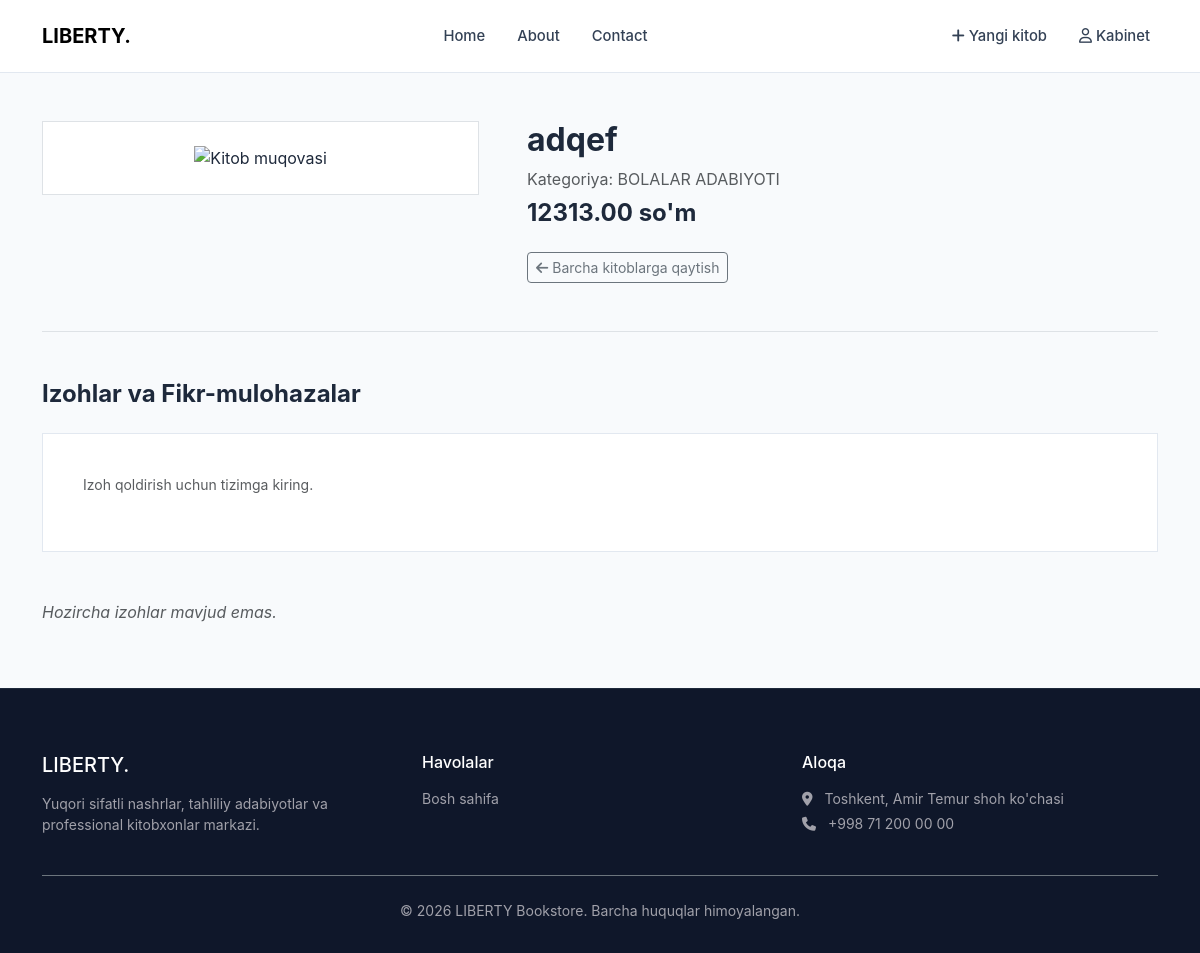
/book/2/, run on the app's committed database.
### main/models.py (models this page shows, shortened)
class Book(models.Model):
    title = models.CharField(max_length=255)
    introduction = models.TextField(null=True, blank=True)
    price = models.DecimalField(max_digits=10, decimal_places=2)
    image = models.ImageField(upload_to="images/", null=True, blank=True)
    created = models.DateTimeField(auto_now_add=True)
    updated = models.DateTimeField(auto_now=True)
    published = models.BooleanField(default=True)
    category = models.ForeignKey(Category, on_delete=models.CASCADE)
    class Meta:
        ordering = ['-created']

class Category(models.Model):
    name = models.CharField(max_length=255, unique=True)

### main/views.py (the view)
# urls.py: path('book/<int:book_id>/', book_detail, name='book_detail'),
def book_detail(request, book_id):
    book = get_object_or_404(Book, pk=book_id, published=True)
    comments = Comment.objects.filter(book_id=book_id).order_by('-created')
    context = {"book": book, "comments": comments}
    return render(request, "main/book_detail.html", context)

### templates/main/book_detail.html (shortened to what this page needs)
{%extends 'base.html'%}
{%load static%}
{%block style%}
<link rel="stylesheet" href="{%static 'css/pages.css'%}">
{%endblock%}
{%block main%}
<div class="container my-5">
  <div class="row g-5">
    <div class="col-md-5">
      <div class="p-4 bg-white border text-center">
        {%if book.image%}
        <img src="{{book.image.url}}" class="img-fluid" alt="{{book.title}}">
        {%else%}
        <img src="https://images.unsplash.com/photo-1544947950-fa07a98d237f?auto=format&fit=crop&w=500&q=80" class="img-fluid" alt="Kitob muqovasi">
        {%endif%}
      </div>
    </div>
    <div class="col-md-7">
      <h2 class="fw-bold mb-2">{{book.title}}</h2>
      <p class="text-muted mb-2">Kategoriya: {{book.category.name}}</p>
      <div class="h4 fw-bold mb-4">{{book.price}} so'm</div>
      <a href="{%url 'all_books'%}" class="btn btn-outline-secondary btn-sm">
        <i class="fa-solid fa-arrow-left me-1"></i>Barcha kitoblarga qaytish
      </a>
    </div>
  </div>
  <section class="mt-5 pt-5 border-top">
    <h4 class="fw-bold mb-4">Izohlar va Fikr-mulohazalar</h4>
    <div class="mb-5 contact-form-box">
      {%if request.user.is_authenticated%}
      <form method="post" action="#">
        {%csrf_token%}
        <div class="mb-3">
          <label class="form-label">Izoh qoldiring</label>
          <textarea class="form-control" rows="3" name="text" placeholder="Kitob bo'yicha fikringiz..."></textarea>
        </div>
        <button type="submit" class="custom-btn-primary">Yuborish</button>
      </form>
      {%else%}
      <p class="text-muted small">Izoh qoldirish uchun tizimga kiring.</p>
      {%endif%}
    </div>
    <div class="comment-list">
      {%for comment in comments%}
      <div class="comment-item bg-white p-4 border mb-3">
        <div class="d-flex justify-content-between mb-2">
          <div>
            <strong class="me-2">{{comment.user.username}}</strong>
            <small class="text-muted">{{comment.created|date:"d M, Y"}}</small>
          </div>
        </div>
        <p class="mb-0 text-secondary small">{{comment.text}}</p>
      </div>
      {%empty%}
      <p class="text-muted" style="font-style:italic;">Hozircha izohlar mavjud emas.</p>
      {%endfor%}
    </div>
  </section>
</div>
{%endblock%}
{%block footer%}
<div class="container">
  <div class="row g-4">
    <div class="col-md-4">
      <h5 class="text-white mb-3">LIBERTY.</h5>
      <p class="small">Yuqori sifatli nashrlar, tahliliy adabiyotlar va professional kitobxonlar markazi.</p>
    </div>
    <div class="col-md-4">
      <h6 class="text-white mb-3">Havolalar</h6>
      <ul class="list-unstyled small">
        <li><a href="{%url 'all_books'%}">Bosh sahifa</a></li>
      </ul>
    </div>
    <div class="col-md-4">
      <h6 class="text-white mb-3">Aloqa</h6>
      <p class="small mb-1"><i class="fa-solid fa-location-dot me-2"></i> Toshkent, Amir Temur shoh ko'chasi</p>
      <p class="small"><i class="fa-solid fa-phone me-2"></i> +998 71 200 00 00</p>
    </div>
  </div>
  <div class="text-center pt-4 mt-4 border-top border-secondary small">&copy; 2026 LIBERTY Bookstore. Barcha huquqlar himoyalangan.</div>
</div>
{%endblock%}

### staticfiles/css/main.css (style rules this page uses)
:root { --color-slate-900: #0f172a; --color-slate-800: #1e293b; --color-slate-700: #334155; --color-slate-100: #f1f5f9; --color-slate-50: #f8fafc; --color-emerald-700: #047857; --color-emerald-800: #065f46; --color-zinc-400: #a1a1aa; --color-border: #e2e8f0; }
body { font-family: 'Inter', -apple-system, BlinkMacSystemFont, "Segoe UI", Roboto, sans-serif; background-color: var(--color-slate-50); color: var(--color-slate-800); margin: 0; padding: 0; }
a { text-decoration: none; color: inherit; }

### staticfiles/css/pages.css (style rules this page uses)
.contact-form-box { background-color: #ffffff; border: 1px solid var(--color-border); padding: 2.5rem; }

### data on the page
Book: title "adqef", category.name "BOLALAR ADABIYOTI", price "12313.00"
